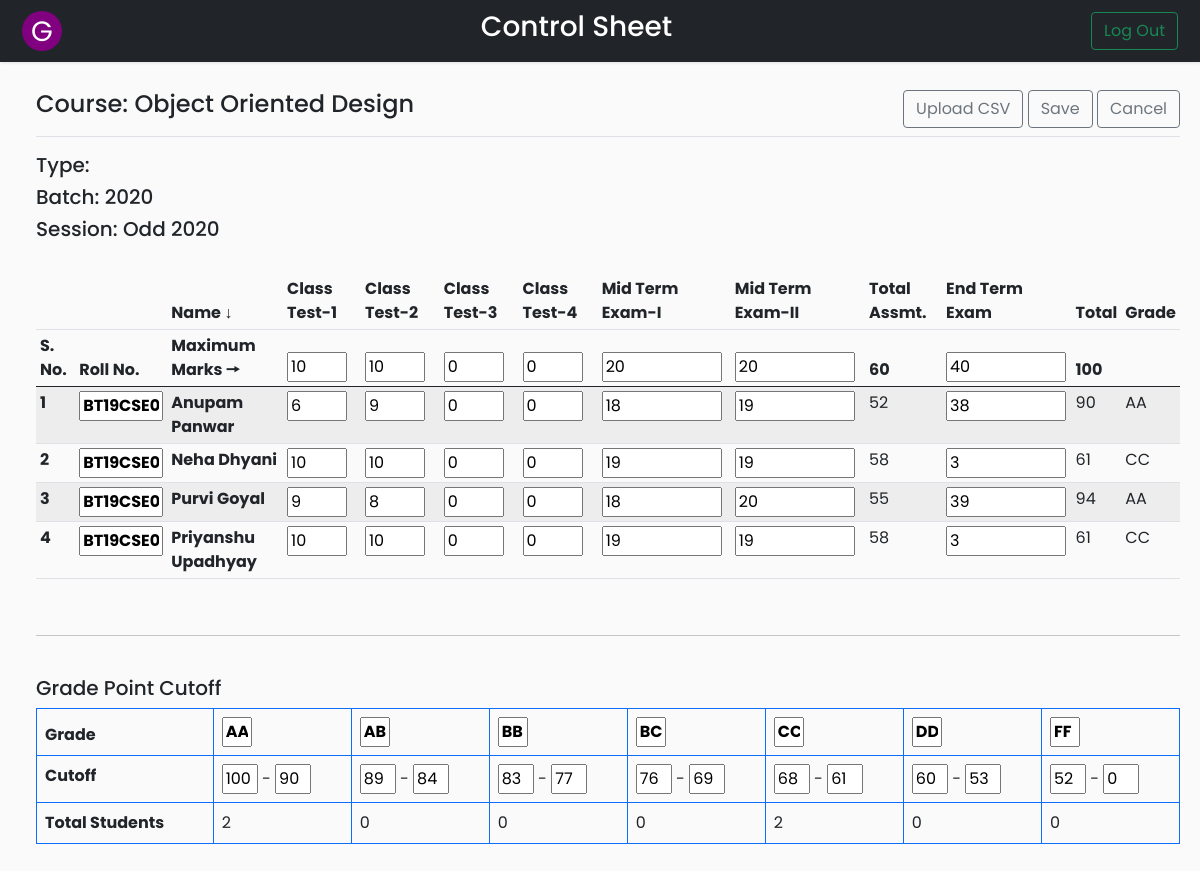
/Codes/edit.php?course=CSL-253 (signed in), run on an earlier commit of the app's database.
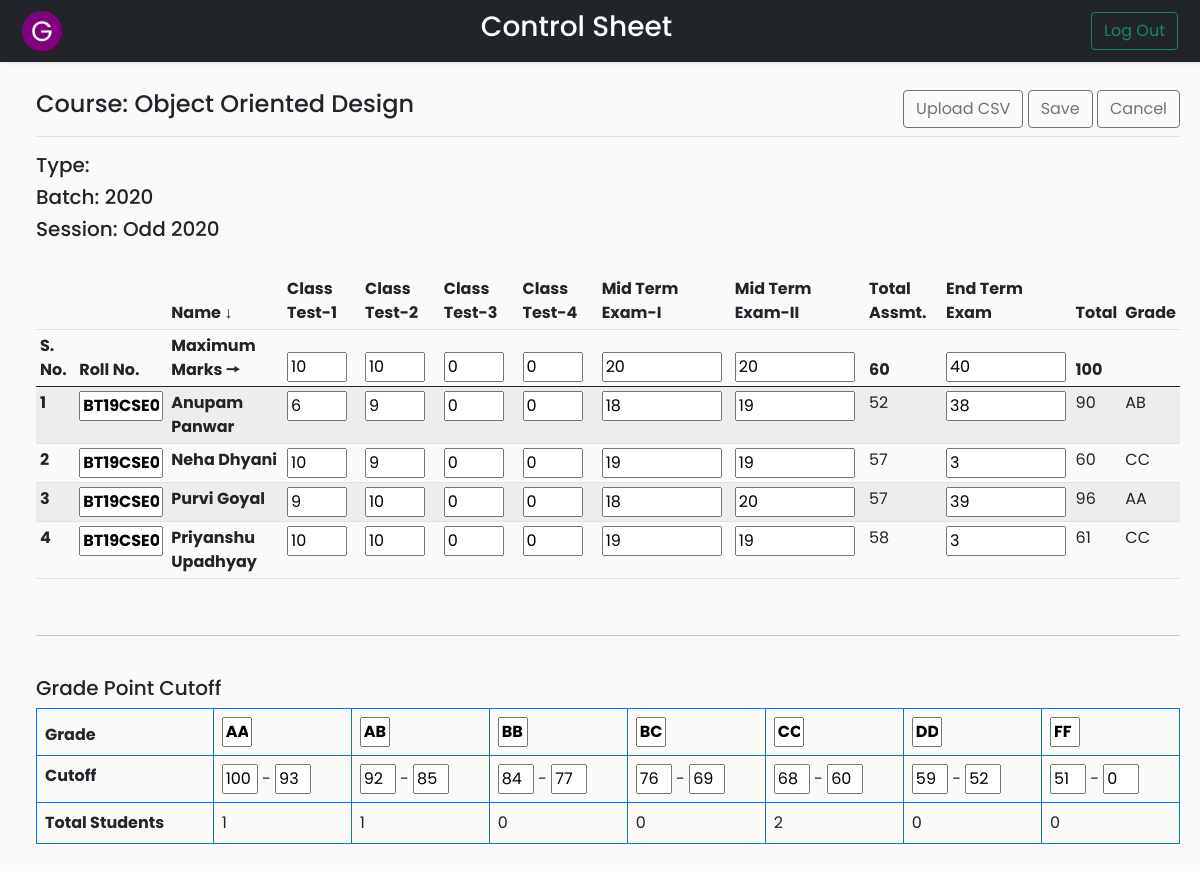
And on a later commit of the database.
### tables this page shows
CREATE TABLE `controlsheet` (
  `course_code` varchar(20) NOT NULL,
  `roll_no` varchar(20) NOT NULL,
  `name` varchar(20) NOT NULL,
  `class_test_1` varchar(8) NOT NULL,
  `class_test_2` varchar(8) NOT NULL,
  `class_test_3` varchar(8) NOT NULL,
  `class_test_4` varchar(8) NOT NULL,
  `mid_term_1` varchar(8) NOT NULL,
  `mid_term_2` varchar(8) NOT NULL,
  `total_assessment` int(11) NOT NULL,
  `end_term` varchar(8) NOT NULL,
  `total_marks` int(11) NOT NULL,
  `grade` varchar(5) DEFAULT NULL
);

CREATE TABLE `gradewindow` (
  `course_code` varchar(20) NOT NULL,
  `grade` varchar(5) NOT NULL,
  `lower_cutoff` float NOT NULL,
  `upper_cutoff` float NOT NULL,
  `no_of_students` int(11) DEFAULT NULL
);

### Codes/edit.php (the view, shortened to what the changed rows need)
<?php
if (isset($_SESSION['id'])) {
?>
    <!DOCTYPE html>
    <html>
    <head>
        <link rel="stylesheet" href="css/bootstrap.min.css">
        <link rel="stylesheet" href="css/edit.css">
        <?php
        require_once __DIR__ . '/connection/connect.php';
        if (isset($_GET['course'])) {
            $cd = $_GET['course'];
        } else {
            header('Location: coursetable.php?error=ERROR OCCURRED');
            exit();
        }
        ?>
    </head>
    <body>
        <div class="wrapper">
            <div id="content">
                <main class="col-md-auto ms-sm-3 col-lg-auto px-md-auto">
                    <form action="insert.php?course=<?php echo $cd; ?>" method="post">
                        <br>
                        <div class="table-responsive">
                            <table class="table table-striped table-sm tablecustom">
                                <thead>
                                    <tr>
                                        <th></th>
                                        <th></th>
                                        <th>Name ↓</th>
                                        <th>Class Test-1</th>
                                        <th>Class Test-2</th>
                                        <th>Class Test-3</th>
                                        <th>Class Test-4</th>
                                        <th>Mid Term Exam-I</th>
                                        <th>Mid Term Exam-II</th>
                                        <th>Total Assmt.</th>
                                        <th>End Term Exam</th>
                                        <th>Total</th>
                                        <th>Grade</th>
                                    </tr>
                                    <tr>
                                        <th>S. No.</th>
                                        <th>Roll No.</th>
                                        <th>Maximum Marks 🠖</th>
                                        <?php
                                        $sql = "SELECT * FROM courses WHERE course_code='$cd'";
                                        $result = $conn->query($sql);
                                        if ($row = $result->fetch_assoc()) {
                                            $sql = "SELECT * FROM flag";
                                            $res = $conn->query($sql);
                                            $row1 = $res->fetch_assoc();
                                            $flag_mt1 = $row1['mt1'];
                                            $flag_mt2 = $row1['mt2'];
                                            $flag_ct = $row1['ct'];
                                            $flag_et = $row1['et'];
                                        ?>
                                            <th><input class="classtest" name="mct1" value="<?php echo $row['mct1']; ?>" <?php if($flag_ct == 1) echo "readonly"?>></th>
                                            <th><input class="classtest" name="mct2" value="<?php echo $row['mct2']; ?>" <?php if($flag_ct == 1) echo "readonly"?>></th>
                                            <th><input class="classtest" name="mct3" value="<?php echo $row['mct3']; ?>" <?php if($flag_ct == 1) echo "readonly"?>></th>
                                            <th><input class="classtest" name="mct4" value="<?php echo $row['mct4']; ?>" <?php if($flag_ct == 1) echo "readonly"?>></th>
                                            <th><input class="marks" name="mmt1" value="<?php echo $row['mmt1']; ?>" <?php if($flag_mt1 == 1) echo "readonly"?>></th>
                                            <th><input class="marks" name="mmt2" value="<?php echo $row['mmt2']; ?>" <?php if($flag_mt2 == 1) echo "readonly"?>></th>
                                            <th><?php echo $row['mta']; ?></th>
                                            <th><input class="marks" name="met" value="<?php echo $row['met']; ?>" <?php if($flag_et == 1) echo "readonly"?>></th>
                                            <th><?php echo $row['mt']; ?></th>
                                            <th></th>
                                    </tr>
                                <?php } ?>
                                </thead>
                                <tbody>
                                    <?php
                                    $sql = "SELECT * FROM controlsheet WHERE course_code='$cd'";
                                    $result = $conn->query($sql);
                                    $i = 1;
                                    while ($row = $result->fetch_assoc()) { ?>
                                        <tr>
                                            <td><strong><?php echo $i++; ?></strong></td>
                                            <td><input class="rollno" name="roll[]" value="<?php echo $row['roll_no']; ?>" style="font-weight:bold" readonly></input></td>
                                            <td><strong><?php echo $row['name']; ?></strong></td>
                                            <td><input class="classtest" name="ct1[]" value="<?php echo $row['class_test_1']; ?>" <?php if($flag_ct == 1) echo "readonly"?> ></td>
                                            <td><input class="classtest" name="ct2[]" value="<?php echo $row['class_test_2']; ?>" <?php if($flag_ct == 1) echo "readonly"?>></td>
                                            <td><input class="classtest" name="ct3[]" value="<?php echo $row['class_test_3']; ?>" <?php if($flag_ct == 1) echo "readonly"?>></td>
                                            <td><input class="classtest" name="ct4[]" value="<?php echo $row['class_test_4']; ?>" <?php if($flag_ct == 1) echo "readonly"?>></td>
                                            <td><input class="marks" name="mt1[]" value="<?php echo $row['mid_term_1']; ?>" <?php if($flag_mt1 == 1) echo "readonly"?>></td>
                                            <td><input class="marks" name="mt2[]" value="<?php echo $row['mid_term_2']; ?>" <?php if($flag_mt2 == 1) echo "readonly"?>></td>
                                            <td><?php echo $row['total_assessment']; ?></td>
                                            <td><input class="marks" name="endterm[]" value="<?php echo $row['end_term']; ?>" <?php if($flag_et == 1) echo "readonly"?>></td>
                                            <td><?php echo $row['total_marks']; ?></td>
                                            <td><?php echo $row['grade']; ?></td>
                                        </tr>
                                    <?php } ?>
                                </tbody>
                            </table>
                        </div>
                        <br>
                        <br>
                        <div class="table-responsive grades">
                            <table class="table table-bordered border-primary">
                                <thead>
                                    <tr>
                                        <td><strong>Grade</strong></td>
                                        <?php
                                        $sql = "SELECT grade FROM gradewindow WHERE course_code='$cd' ORDER BY grade";
                                        $result = $conn->query($sql);
                                        while ($row = $result->fetch_assoc()) {
                                        ?>
                                            <td><input class="gradebutton" name="grade[]" value="<?php echo $row['grade']; ?>" style="font-weight:bold" readonly></input>
                                            <?php } ?></td>
                                    </tr>
                                </thead>
                                <tbody>
                                    <tr>
                                        <td><strong>Cutoff</strong></td>
                                        <?php
                                        $sql = "SELECT grade,lower_cutoff,upper_cutoff FROM gradewindow WHERE course_code='$cd' ORDER BY grade";
                                        $result = $conn->query($sql);
                                        while ($row = $result->fetch_assoc()) {
                                        ?>
                                            <td>
                                                <input class="gradewin" name="ub[]" value="<?php echo $row['upper_cutoff']; ?>"></input>
                                                -
                                                <input class="gradewin" name="lb[]" value="<?php echo $row['lower_cutoff']; ?>"></input>
                                            </td>
                                        <?php } ?>
                                    </tr>
                                    <tr>
                                        <td><strong>Total Students</strong></td>
                                        <?php
                                        $sql = "SELECT grade,no_of_students FROM gradewindow WHERE course_code='$cd' ORDER BY grade";
                                        $result = $conn->query($sql);
                                        while ($row = $result->fetch_assoc()) {
                                        ?>
                                            <td>
                                                <?php echo $row['no_of_students']; ?>
                                            </td>
                                        <?php } ?>
                                    </tr>
                                </tbody>
                            </table>
                        </div>
                    </form>
                </main>
            </div>
        </div>
    <?php
} else {
    header('Location: index.php?error=INVALID REQUEST');
    exit();
}
    ?>
    </body>
    </html>

What changed in the data, as far as the page shows it:
changed controlsheet "Anupam Panwar": grade "AA" → "AB"
changed controlsheet "Neha Dhyani": class_test_2 "10" → "9"; total_assessment "58" → "57"; total_marks "61" → "60"
changed controlsheet "Purvi Goyal": class_test_2 "8" → "10"; total_assessment "55" → "57"; total_marks "94" → "96"
changed gradewindow "AA": lower_cutoff "90" → "93"; no_of_students "2" → "1"
changed gradewindow "AB": upper_cutoff "89" → "92"; lower_cutoff "84" → "85"; no_of_students "0" → "1"
changed gradewindow "BB": upper_cutoff "83" → "84"
changed gradewindow "CC": lower_cutoff "61" → "60"
changed gradewindow "DD": upper_cutoff "60" → "59"; lower_cutoff "53" → "52"
changed gradewindow "FF": upper_cutoff "52" → "51"
